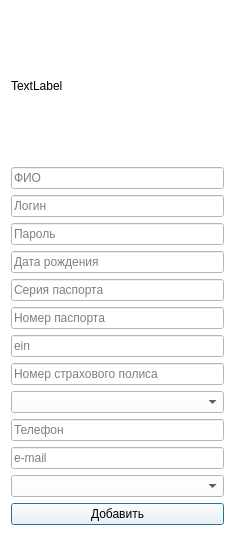
<?xml version="1.0" encoding="UTF-8"?>
<ui version="4.0">
 <class>DialogAddPatient</class>
 <widget class="QDialog" name="DialogAddPatient">
  <property name="geometry">
   <rect>
    <x>0</x>
    <y>0</y>
    <width>235</width>
    <height>515</height>
   </rect>
  </property>
  <property name="windowTitle">
   <string>Добавления пользователя</string>
  </property>
  <property name="windowIcon">
   <iconset>
    <normaloff>../../Resources/logo.ico</normaloff>../../Resources/logo.ico</iconset>
  </property>
  <property name="styleSheet">
   <string notr="true">background-color: rgb(255, 255, 255);</string>
  </property>
  <layout class="QVBoxLayout" name="verticalLayout_6">
   <item>
    <layout class="QVBoxLayout" name="verticalLayout_4">
     <item>
      <widget class="QLabel" name="label_logo">
       <property name="minimumSize">
        <size>
         <width>0</width>
         <height>150</height>
        </size>
       </property>
       <property name="text">
        <string>TextLabel</string>
       </property>
      </widget>
     </item>
     <item>
      <widget class="QLineEdit" name="le_fio">
       <property name="placeholderText">
        <string>ФИО</string>
       </property>
      </widget>
     </item>
     <item>
      <widget class="QLineEdit" name="le_login">
       <property name="placeholderText">
        <string>Логин</string>
       </property>
      </widget>
     </item>
     <item>
      <widget class="QLineEdit" name="le_password">
       <property name="placeholderText">
        <string>Пароль</string>
       </property>
      </widget>
     </item>
    </layout>
   </item>
   <item>
    <layout class="QVBoxLayout" name="verticalLayout_5">
     <item>
      <widget class="QLineEdit" name="le_b_day">
       <property name="placeholderText">
        <string>Дата рождения</string>
       </property>
      </widget>
     </item>
     <item>
      <widget class="QLineEdit" name="le_passport_series">
       <property name="placeholderText">
        <string>Серия паспорта</string>
       </property>
      </widget>
     </item>
     <item>
      <widget class="QLineEdit" name="le_passport_number">
       <property name="placeholderText">
        <string>Номер паспорта</string>
       </property>
      </widget>
     </item>
    </layout>
   </item>
   <item>
    <layout class="QVBoxLayout" name="verticalLayout_2">
     <item>
      <widget class="QLineEdit" name="le_ein">
       <property name="placeholderText">
        <string>ein</string>
       </property>
      </widget>
     </item>
     <item>
      <widget class="QLineEdit" name="le_policy_number">
       <property name="placeholderText">
        <string>Номер страхового полиса</string>
       </property>
      </widget>
     </item>
     <item>
      <widget class="QComboBox" name="cbox_type_policy">
       <property name="placeholderText">
        <string>Тип страхового полиса</string>
       </property>
      </widget>
     </item>
    </layout>
   </item>
   <item>
    <layout class="QVBoxLayout" name="verticalLayout">
     <item>
      <widget class="QLineEdit" name="le_phone">
       <property name="placeholderText">
        <string>Телефон</string>
       </property>
      </widget>
     </item>
     <item>
      <widget class="QLineEdit" name="le_email">
       <property name="placeholderText">
        <string>e-mail</string>
       </property>
      </widget>
     </item>
    </layout>
   </item>
   <item>
    <layout class="QVBoxLayout" name="verticalLayout_3">
     <item>
      <widget class="QComboBox" name="cbox_name_company">
       <property name="placeholderText">
        <string>Название страховой компании</string>
       </property>
      </widget>
     </item>
     <item>
      <widget class="QPushButton" name="btn_req">
       <property name="styleSheet">
        <string notr="true">QPushButton:hover {
background-color: rgb(73,140,81);
}</string>
       </property>
       <property name="text">
        <string>Добавить</string>
       </property>
      </widget>
     </item>
    </layout>
   </item>
  </layout>
 </widget>
 <resources/>
 <connections/>
</ui>
